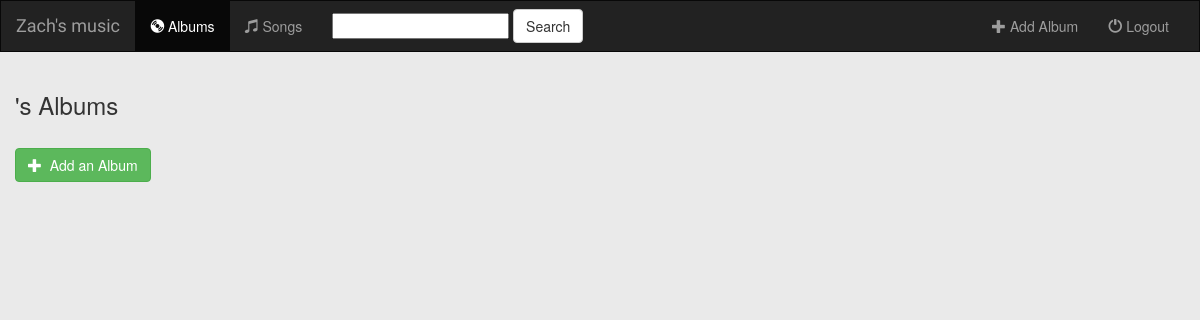
Before: /music/ with the older database file.
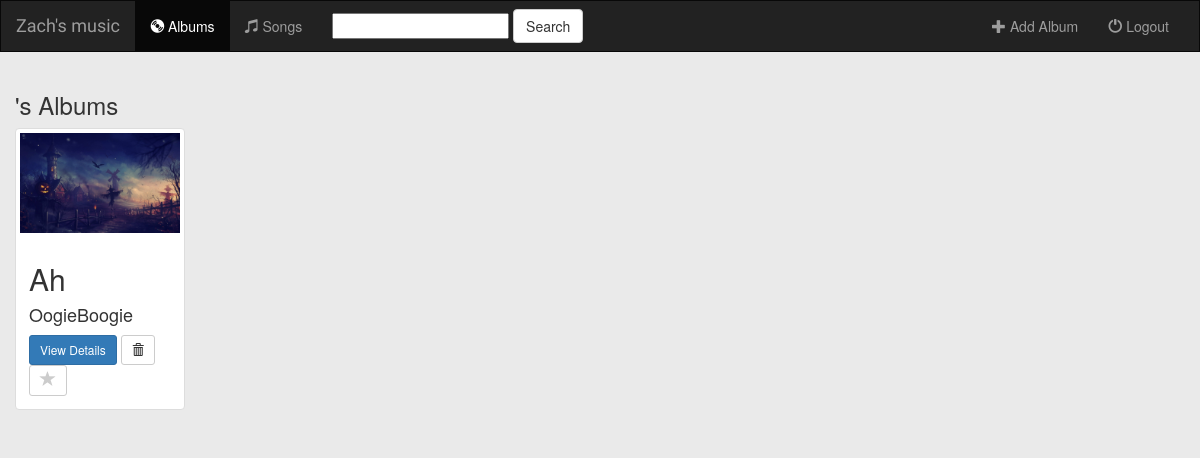
After: the same page with the newer database file.
### music/models.py (models this page shows, shortened)
class Album(models.Model):
    artist = models.CharField(max_length=100)
    album_title = models.CharField(max_length=100)
    genre = models.CharField(max_length=100)
    album_logo = models.FileField()

### music/views.py (the view)
class IndexView(generic.ListView):
    template_name = 'music/index.html'
    context_object_name = 'albums'
    def get_queryset(self):
        return Album.objects.all()

### music/templates/music/index.html (shortened to what this page needs)
{% extends 'music/base.html' %}
{% block body %}
<div class="albums-container container-fluid">
    <div class="row">
        <div class="col-sm-12">
            <h3>{{ user.username }}'s Albums</h3>
        </div>
        {% if albums %}
            {% for album in albums %}
                <div class="col-sm-4 col-lg-2">
                    <div class="thumbnail">
                        <a href="{% url 'music:detail' album.id %}">
                            <img src="{{ album.album_logo.url }}" class="img-responsive">
                        </a>
                        <div class="caption">
                            <h2>{{ album.album_title }}</h2>
                            <h4>{{ album.artist }}</h4>
                            <a href="{% url 'music:detail' album.id %}" class="btn btn-primary btn-sm" role="button">View Details</a>
                            <form action="{% url 'music:album-delete' album.id %}" method="post" style="display: inline;">
                                <button type="submit" class="btn btn-default btn-sm">
                                    <span class="glyphicon glyphicon-trash"></span>
                                </button>
                            </form>
                            <a href="#" class="btn btn-default btn-sm btn-favorite" role="button">
                                <span class="glyphicon glyphicon-star {% if album.is_favorite %}active{% endif %}"></span>
                            </a>
                        </div>
                    </div>
                </div>
            {% endfor %}
        {% else %}
            <div class="col-sm-12">
                <br>
                <a href="{% url 'music:album-add' %}">
                    <button type="button" class="btn btn-success">
                        <span class="glyphicon glyphicon-plus"></span>&nbsp; Add an Album
                    </button>
                </a>
            </div>
        {% endif %}
    </div>
</div>
{% endblock %}

Changed rows visible on the page:
added Album: album_logo (picture), album_title "Ah", artist "OogieBoogie"
Other visible differences:
text no longer shown: "Add an Album"
